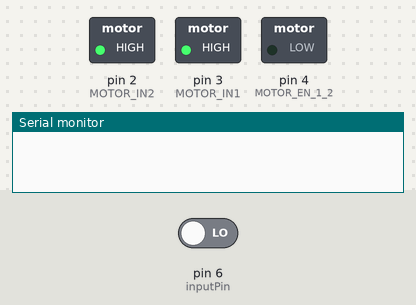
The sketch below on a simulated Arduino Uno, built with avr-gcc and run on an emulated ATmega328P. Shown: switched loads named in the sketch (green lamp = pin HIGH), the last lines printed to the serial monitor. Inputs (shaded band) come from the test bench; at power-on: pin 6 (inputPin) LOW.

Above: at 1.2 s.
1.3 s: pin 6 (inputPin) driven HIGH
At 2.4 s:
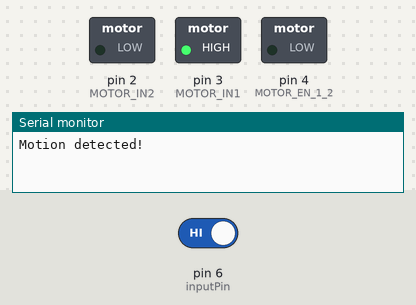
2.8 s: pin 6 (inputPin) driven LOW
At 3.5 s:
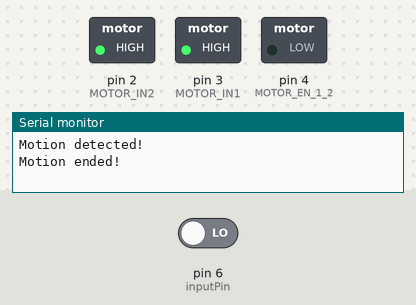
Timing chart, 0 to 5.8 s (numbered marks = the images above; inputs shaded):
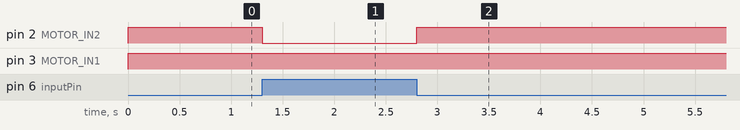

The sketch:

pir_aaylc.ino
```cpp
             // choose the pin for the LED
int inputPin = 6;               // choose the input pin (for PIR sensor)
int pirState = LOW;             // we start, assuming no motion detected
int val = 0;
int MOTOR_EN_1_2 = 4;
int MOTOR_IN1 = 3;
int MOTOR_IN2 = 2;


int slow = 64;
int normal = 128;
int fast = 255;

int Speed;


void Forward_Rev(void){
  analogWrite(MOTOR_EN_1_2, Speed);
  digitalWrite(MOTOR_IN1, HIGH);
  digitalWrite(MOTOR_IN2, LOW);
}

void Brake(void){
  digitalWrite(MOTOR_IN1, HIGH);
  digitalWrite(MOTOR_IN2, HIGH);
}


// variable for reading the pin status
void setup() {
  pinMode(MOTOR_EN_1_2, OUTPUT);
  pinMode(MOTOR_IN1, OUTPUT);
  pinMode(MOTOR_IN2, OUTPUT);
  pinMode(inputPin, INPUT);     // declare sensor as input

  Serial.begin(115200);
}

void loop(){
  val = digitalRead(inputPin);  // read input value
  if (val == HIGH) {
    Forward_Rev();
    if (pirState == LOW) {
      // we have just turned on
      Serial.println("Motion detected!");
      // We only want to print on the output change, not state
      pirState = HIGH;
    }
  } else {
    Brake();
    if (pirState == HIGH){
      // we have just turned of
      Serial.println("Motion ended!");
      // We only want to print on the output change, not state
      pirState = LOW;
    }
  }

  Speed=slow; // Normal Speed


}
```

Measured:
- after the input at 1.3 s, pin 2 (MOTOR_IN2): HIGH → LOW at once
- after the input at 2.8 s, pin 2 (MOTOR_IN2): LOW → HIGH at once
